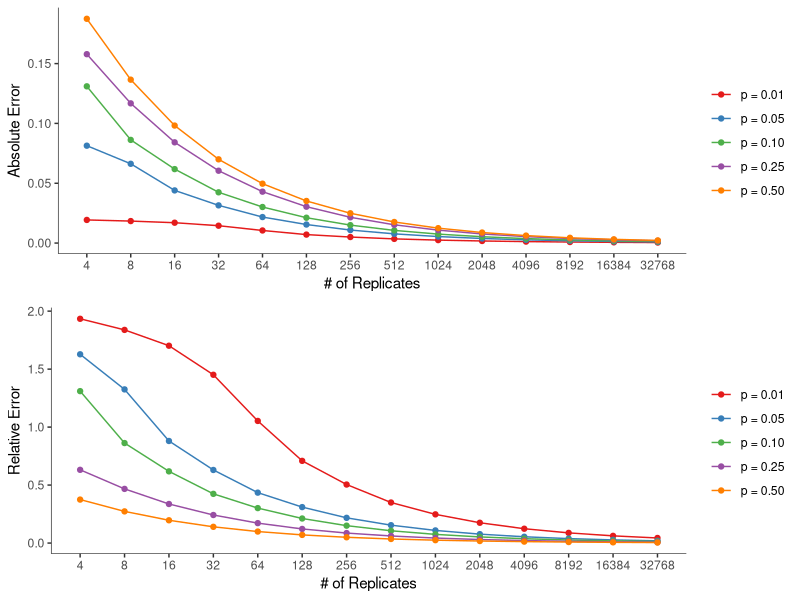

The R source for this figure:
## ---- chunk 1
knitr::opts_chunk$set(echo = TRUE)
library(ggplot2)
library(reshape2)
library(gridExtra)
## ---- chunk 2
# Number of observations (data points)
n <- 300000

# Probability
p <- c(0.01, 0.05, 0.10, 0.25, 0.50)
line_labels <- c("p = 0.01", "p = 0.05", "p = 0.10","p = 0.25", "p = 0.50") 

# Replicates (iterations per observation)
r <- rep(NA, 14)
for (i in 2:15) {
  r[i-1] <- 2^i
}

# Set up matrices to record results
abs_error <- matrix(nrow = length(r), ncol = length(p))
rel_error <- matrix(nrow = length(r), ncol = length(p))
## ---- chunk 3
p_hat <- rep(NA, n)
for (i in 1:length(r)) {
  for (j in 1:length(p)) {
    p_hat <- rbinom(n, r[i], p[j]) / r[i]
    abs_error[i,j] <- mean(abs(p[j] - p_hat))
    rel_error[i,j] <- abs_error[i,j] / p[j]
  }
}

## ---- chunk 4
abs_error <- data.frame(abs_error)
abs_error$replicate <- r
abs_error <- melt(abs_error, id.vars = "replicate")

rel_error <- data.frame(rel_error)
rel_error$replicate <- r
rel_error <- melt(rel_error, id.vars = "replicate")
## ---- chunk 5
# Absolute Error
abs_error_plot <- ggplot(abs_error, aes(x=replicate, y=value, group=variable, color=variable)) +
  geom_line() +
  geom_point() +
  scale_x_log10(breaks = r) +
  theme(panel.background = element_blank(), axis.line = element_line(size = .2)) +
  xlab("# of Replicates") + ylab("Absolute Error") + 
  scale_color_manual(values=c("#E41B1B", "#387EB8", "#4EAF4A", "#984EA3", "#FF7F00"), labels = line_labels, name="")

# Relative Error
rel_error_plot <- ggplot(rel_error, aes(x=replicate, y=value, group=variable, color=variable)) +
  geom_line() +
  geom_point() +
  scale_x_log10(breaks = r) +
  theme(panel.background = element_blank(), axis.line = element_line(size = .2)) +
  labs(x ="# of Replicates", y = "Relative Error") +
  scale_color_manual(values=c("#E41B1B", "#387EB8", "#4EAF4A", "#984EA3", "#FF7F00"), labels = line_labels, name ="")
## ---- chunk 6
grid.arrange(abs_error_plot, rel_error_plot, ncol = 1)
